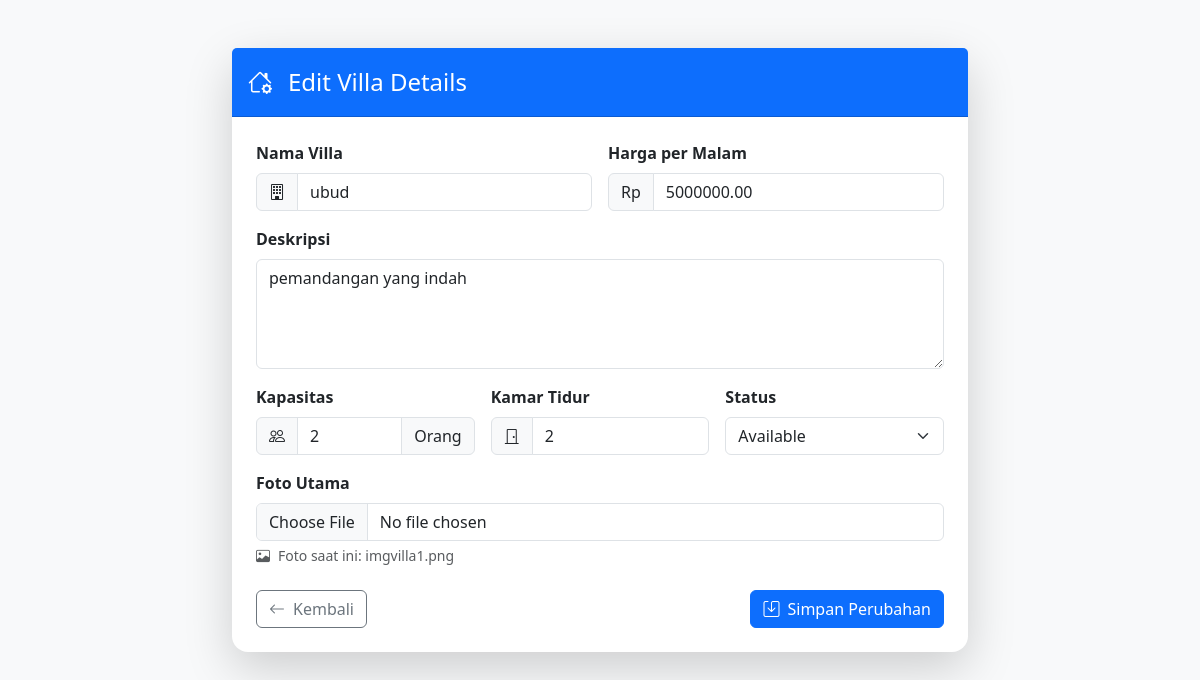
Screenshot of /admin/edit_villa.php?id=3 (signed in) with the database file from the repository.
### tables this page shows
CREATE TABLE `villas` (
  `id_villa` int(11) NOT NULL,
  `nama_villa` varchar(100) DEFAULT NULL,
  `deskripsi` text DEFAULT NULL,
  `harga_per_malam` decimal(10,2) DEFAULT NULL,
  `kapasitas` int(11) DEFAULT NULL,
  `kamar_tidur` int(11) DEFAULT NULL,
  `foto_utama` varchar(255) DEFAULT NULL,
  `status` enum('available','booked') DEFAULT NULL,
  `created_at` timestamp NOT NULL DEFAULT current_timestamp() ON UPDATE current_timestamp()
);

### admin/edit_villa.php (the view, shortened to what this page needs)
<?php
$servername = "localhost";
$username = "root";
$password = "";
$dbname = "villa_db";
$conn = new mysqli($servername, $username, $password, $dbname);
if (isset($_GET['id'])) {
    $id = intval($_GET['id']);
    $stmt = $conn->prepare("SELECT * FROM villas WHERE id_villa = ?");
    $stmt->bind_param("i", $id);
    $stmt->execute();
    $result = $stmt->get_result();
    if ($result->num_rows > 0) {
        $villa = $result->fetch_assoc();
    } else {
        echo "Data villa tidak ditemukan.";
        exit();
    }
} else {
    header('Location: villas.php');
    exit();
}
?>
<!DOCTYPE html>
<html lang="en">
<head>
    <link href="https://cdn.jsdelivr.net/npm/bootstrap@5.3.2/dist/css/bootstrap.min.css" rel="stylesheet">
    <link href="https://cdn.jsdelivr.net/npm/bootstrap-icons@1.11.1/font/bootstrap-icons.css" rel="stylesheet">
</head>
<body class="bg-light">
    <div class="container py-5">
        <div class="row justify-content-center">
            <div class="col-lg-8">
                <div class="card shadow-lg border-0 rounded-4">
                    <div class="card-header bg-primary text-white py-3">
                        <div class="d-flex align-items-center">
                            <i class="bi bi-house-gear me-3 fs-4"></i>
                            <h4 class="mb-0">Edit Villa Details</h4>
                        </div>
                    </div>
                    <div class="card-body p-4">
                        <form action="edit_villa.php?id=<?= $id ?>" method="POST" enctype="multipart/form-data">
                            <div class="row g-3">
                                <div class="col-md-6">
                                    <label for="nama_villa" class="form-label fw-bold">Nama Villa</label>
                                    <div class="input-group">
                                        <span class="input-group-text"><i class="bi bi-building"></i></span>
                                        <input type="text" class="form-control" id="nama_villa" name="nama_villa" value="<?= htmlspecialchars($villa['nama_villa']) ?>" required>
                                    </div>
                                </div>
                                <div class="col-md-6">
                                    <label for="harga_per_malam" class="form-label fw-bold">Harga per Malam</label>
                                    <div class="input-group">
                                        <span class="input-group-text">Rp</span>
                                        <input type="number" class="form-control" id="harga_per_malam" name="harga_per_malam" value="<?= $villa['harga_per_malam'] ?>" required>
                                    </div>
                                </div>
                                <div class="col-12">
                                    <label for="deskripsi" class="form-label fw-bold">Deskripsi</label>
                                    <textarea class="form-control" id="deskripsi" name="deskripsi" rows="4" required><?= htmlspecialchars($villa['deskripsi']) ?></textarea>
                                </div>
                                <div class="col-md-4">
                                    <label for="kapasitas" class="form-label fw-bold">Kapasitas</label>
                                    <div class="input-group">
                                        <span class="input-group-text"><i class="bi bi-people"></i></span>
                                        <input type="number" class="form-control" id="kapasitas" name="kapasitas" value="<?= $villa['kapasitas'] ?>" required>
                                        <span class="input-group-text">Orang</span>
                                    </div>
                                </div>
                                <div class="col-md-4">
                                    <label for="kamar_tidur" class="form-label fw-bold">Kamar Tidur</label>
                                    <div class="input-group">
                                        <span class="input-group-text"><i class="bi bi-door-closed"></i></span>
                                        <input type="number" class="form-control" id="kamar_tidur" name="kamar_tidur" value="<?= $villa['kamar_tidur'] ?>" required>
                                    </div>
                                </div>
                                <div class="col-md-4">
                                    <label for="status" class="form-label fw-bold">Status</label>
                                    <select class="form-select" id="status" name="status" required>
                                        <option value="available" <?= $villa['status'] == 'available' ? 'selected' : '' ?>>Available</option>
                                    </select>
                                </div>
                                <div class="col-12">
                                    <label for="foto_utama" class="form-label fw-bold">Foto Utama</label>
                                    <input type="file" class="form-control" id="foto_utama" name="foto_utama" accept="image/*">
                                    <div class="form-text text-muted">
                                        <i class="bi bi-image me-2"></i>Foto saat ini: <?= basename($villa['foto_utama']) ?>
                                    </div>
                                </div>
                                <div class="col-12 d-flex justify-content-between mt-4">
                                    <a href="villas.php" class="btn btn-outline-secondary">
                                        <i class="bi bi-arrow-left me-2"></i>Kembali
                                    </a>
                                    <button type="submit" class="btn btn-primary">
                                        <i class="bi bi-save me-2"></i>Simpan Perubahan
                                    </button>
                                </div>
                            </div>
                        </form>
                    </div>
                </div>
            </div>
        </div>
    </div>
</body>
</html>

### rows the page displays
villas: nama_villa "ubud", harga_per_malam "5000000.00", deskripsi "pemandangan yang indah", kapasitas "2", kamar_tidur "2", status "Available", foto_utama "imgvilla1.png"
